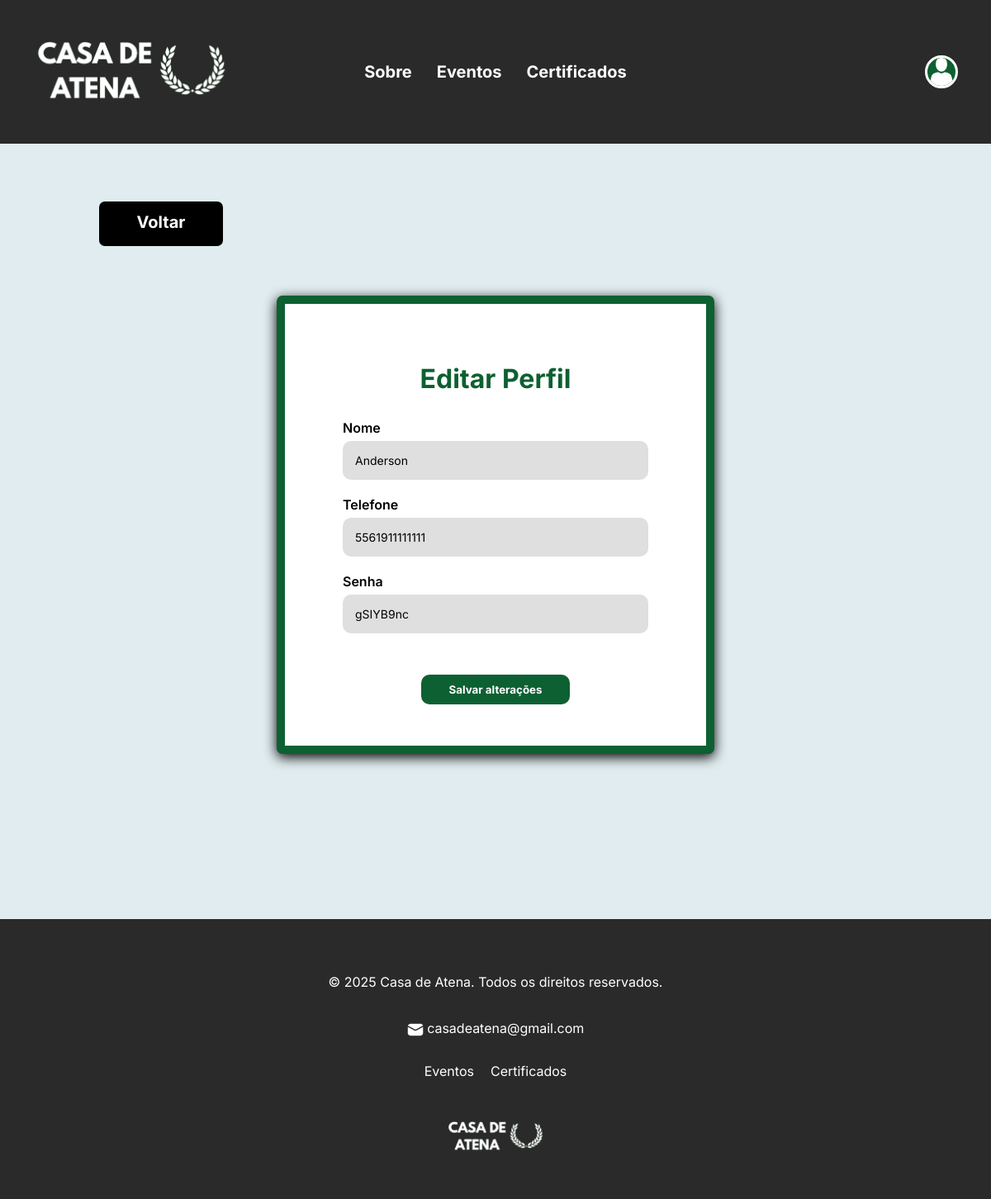
Page /editar_usuario/ (signed in) on the committed database.
### sgea/login/models.py (models this page shows)
class Usuario(models.Model):
    id_usuario = models.AutoField(primary_key = True, unique = True)
    nome = models.TextField(max_length= 255, null = False)
    sobrenome = models.TextField(max_length = 255, null = False)
    senha = models.TextField(max_length = 255, null = False)
    telefone = models.CharField(max_length = 13, unique = True, null = False)
    email = models.CharField(max_length = 255, unique = True, null = False)
    instituicao = models.CharField(max_length = 50, null = False)
    tipo = models.CharField(max_length = 50, choices = [("estudante","Estudante"), ("professor","Professor"), ("organizador","Organizador")], default = "estudante")

### sgea/login/views.py (the view, shortened to what this page needs)
# urls.py: path("editar_usuario/", views.editar_usuario, name="editar_usuario"),
def editar_usuario(request):
    usuario_id = request.session.get("usuario_id")
    if not usuario_id:
        redirect("login")
    usuario = get_object_or_404(Usuario, id_usuario = usuario_id)
    return render(request, "usuarios/editar_usuario.html", {"usuario" : usuario})

### sgea/login/templates/usuarios/editar_usuario.html (shortened to what this page needs)
{% extends 'usuarios/base.html' %}
{% load static %}
{% block content %}
<form method="post">
    <section class="botoes-organizador">
        <div class="botao-organizador">
                <a href = "{% url 'inscricao' %}">
                    Voltar
                </a>
        </div>
    </section>
    <div class="editar-perfil-container">
      <div class="editar-perfil-titulo">
          <h1>Editar Perfil</h1>
      </div>
      <div class="formulario-editar-perfil">
          <div class="form-ep-grupo">
              <label for="nome">Nome</label>
              <input type="text" name="nome" value="{{ usuario.nome }}" required>
          </div>
          <div class="form-ep-grupo">
              <label for="telefone">Telefone</label>
              <input type="text" name="telefone" value="{{ usuario.telefone }}" required>
          </div>
          <div class="form-ep-grupo">
              <label for="senha">Senha</label>
              <input type="text" name="senha" value="{{ usuario.senha }}" required>
          </div>
          <div class="botao-salvar-editar-perfil">
              <button type="submit">Salvar alterações</button>
          </div>
      </div>
    </div>
</form>
{% endblock %}

### sgea/login/static/css/style.css (style rules this page uses)
:root { --primary-color: #0d6031; --secondary-color: #5f9074; --tertiary-color: black; --quaternary-color: #00ff4c; --organizador-color: rgb(76, 76, 78); --background-color: #e0ecef; --background-box-color: #dfdfdf; --botao-preto-color: black; --botao-emerg-color: #ff5757; }
* { box-sizing: border-box; font-family: 'Inter', sans-serif; }
body { min-height: 100vh; margin: 0; padding: 0; background: var(--background-color); }
.editar-perfil-container { max-width: 1200px; width: 530px; margin: 40px auto; padding: 50px 70px; background-color: white; border: 10px solid var(--primary-color); border-radius: 7px; box-shadow: 0 4px 15px black; }
.editar-perfil-titulo { margin-bottom: 30px; color: var(--primary-color); text-align: center; }
.formulario-editar-perfil { display: flex; align-items: center; flex-direction: column; gap: 20px; }
.formulario-editar-perfil label { display: inline-block; white-space: nowrap; margin-bottom: 6px; font-weight: 600; }
.formulario-editar-perfil input { width: 370px; padding: 15px; background-color: var(--background-box-color); border-radius: 10px; border: none; font-size: 14px; outline: none; }
.botao-salvar-editar-perfil button { align-self: self-start; width: 180px; margin-top: 30px; padding: 10px 20px; background-color: var(--primary-color); color: white; border: none; border-radius: 10px; font-weight: bold; cursor: pointer; transform: scale(1); transition: transform 1s ease, background-color 0.3s ease; }
.botoes-organizador { display: flex; justify-content: space-between; align-items: center; width: 1100px; margin: 40px auto; margin-top: 50px; padding: 20px 70px; background-color: none; }
.botao-organizador a { display: inline-block; min-width: 150px; padding: 13px 20px; color: white; background-color: var(--tertiary-color); border-bottom: 4px solid transparent; border-radius: 7px; text-align: center; text-decoration: none; font-weight: bold; font-size: 20px; cursor: pointer; transform: scale(1); transition: transform 1s ease, background-color 0.3s ease; }

### rows in the picture
Usuario: nome "Anderson", telefone "5561911111111", senha "gSIYB9nc"
